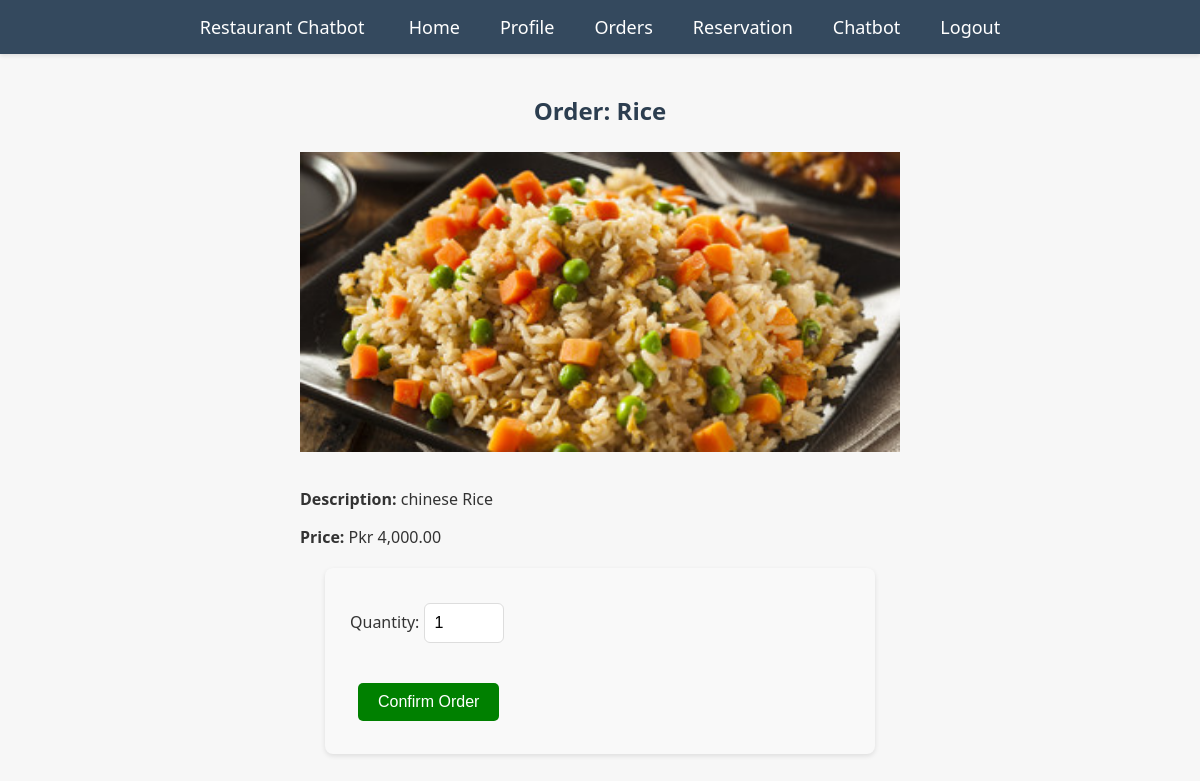
/make_order.php?item_id=1 (signed in), run on the app's committed database.
### tables this page shows
CREATE TABLE `menu` (
  `id` int(11) NOT NULL,
  `item_name` varchar(100) NOT NULL,
  `description` text NOT NULL,
  `price` decimal(8,2) NOT NULL,
  `image_url` varchar(255) DEFAULT NULL,
  `created_at` timestamp NOT NULL DEFAULT current_timestamp()
);

### make_order.php (the view, shortened to what this page needs)
<?php
include('config.php');
$item_id = intval($_GET["item_id"]);
$menu_sql = "SELECT * FROM menu WHERE id = $item_id";
$menu_result = mysqli_query($conn, $menu_sql);
$menu_item = mysqli_fetch_assoc($menu_result);
?>
<!DOCTYPE html>
<html lang="en">
<head>
    <link rel="stylesheet" href="./CSS/style.css">
</head>
<body>
<?php include('navbar.php'); ?>
<div style="max-width: 600px; margin: auto; padding: 20px;">
    <h2>Order: <?php echo htmlspecialchars($menu_item["item_name"]); ?></h2>
    <?php if (!empty($menu_item["image_url"])): ?>
        <img src="admin/<?php echo $menu_item["image_url"]; ?>" alt="Item Image" style="width:100%; max-height:300px; object-fit:cover; margin-bottom:15px;">
    <?php endif; ?>
    <p><strong>Description:</strong> <?php echo htmlspecialchars($menu_item["description"]); ?></p>
    <p><strong>Price:</strong> Pkr <?php echo number_format($menu_item["price"], 2); ?></p>
    <form method="POST">
        <label for="quantity">Quantity:</label>
        <input type="number" name="quantity" min="1" value="1" required style="padding:10px; width:80px;">
        <br><br>
        <button type="submit" style="padding:10px 20px; background:green; color:white; border:none; border-radius:5px;">
            Confirm Order
        </button>
    </form>
</div>
</body>
</html>

### CSS/style.css (style rules this page uses)
body { font-family: 'Segoe UI', Tahoma, Geneva, Verdana, sans-serif; margin: 0; padding: 0; background-color: #f7f7f7; color: #333; }
h1,h2,h3,h4 { text-align: center; color: #2c3e50; margin-bottom: 25px; }
button { background-color: #3498db; color: white; border: none; padding: 12px 20px; margin: 8px; cursor: pointer; border-radius: 8px; font-size: 16px; transition: background-color 0.3s ease; }
form { width: 90%; max-width: 500px; margin: 20px auto; padding: 25px; background-color: #f9f9f9; border-radius: 8px; box-shadow: 0 2px 5px rgba(0, 0, 0, 0.1); }
input, textarea, select { width: calc(100% - 22px); padding: 12px; margin: 10px 0; border: 1px solid #ddd; border-radius: 6px; box-sizing: border-box; font-size: 16px; }

### data on the page
menu: item_name "Rice", image_url (picture), description "chinese Rice", price "4,000.00"
